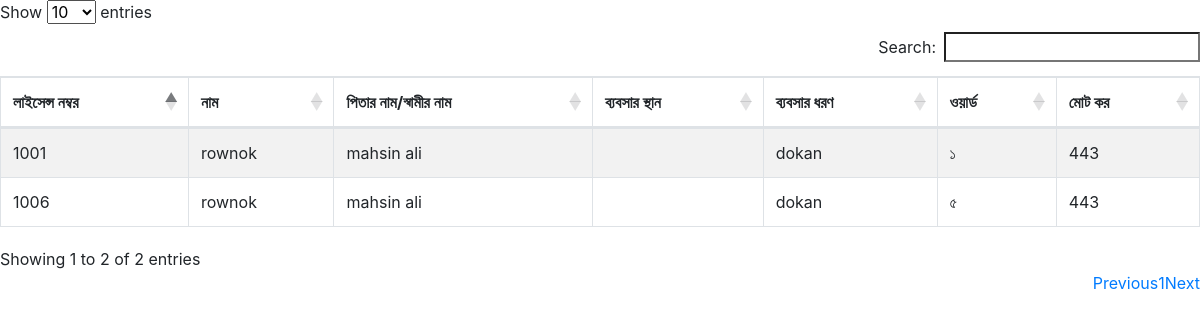
The page /banijjik.php on the database its author committed.
### tables this page shows
CREATE TABLE `tadeentry` (
  `id` int(11) NOT NULL,
  `licence_no` varchar(255) NOT NULL,
  `name` varchar(255) NOT NULL,
  `father_husband` varchar(255) NOT NULL,
  `mother_name` varchar(255) NOT NULL,
  `word` varchar(255) NOT NULL,
  `bplace` varchar(255) NOT NULL,
  `tradename` varchar(255) NOT NULL,
  `babshardhoron` varchar(255) NOT NULL,
  `kor` varchar(255) NOT NULL,
  `voterid` varchar(255) NOT NULL,
  `mobileno` varchar(255) NOT NULL,
  `upozela` varchar(255) NOT NULL,
  `zela` varchar(255) NOT NULL
);

### banijjik.php (the view, shortened to what this page needs)
<?php
    include '_dbconnect.php';
?>
<!DOCTYPE html>
<html lang="en">
<head>
    <link rel="stylesheet" href="https://cdnjs.cloudflare.com/ajax/libs/twitter-bootstrap/4.5.2/css/bootstrap.css">
    <link rel="stylesheet" href="https://cdn.datatables.net/1.10.23/css/dataTables.bootstrap4.min.css">
</head>
<body>
    <table id="example" class="table table-striped table-bordered" style="width:100%">
        <thead>
            <tr>
            <th>লাইসেন্স নম্বর</th>
            <th>নাম</th>
            <th>পিতার নাম/স্বামীর নাম</th>
            <th>ব্যবসার স্থান</th>
            <th>ব্যবসার ধরণ</th>
            <th>ওয়ার্ড</th>
            <th>মোট কর</th>
            </tr>
        </thead>
        <tbody>
            <?php
                 $query = "SELECT * FROM tadeentry  ";
                $all_data = mysqli_query($con, $query);
                while($row = mysqli_fetch_array($all_data)){
                    ?>
                        <tr>
                        <td><?= $row['licence_no'] ?></td>
              <td><?= $row['name'] ?></td>
              <td><?= $row['father_husband'] ?></td>
              <td><?= $row['messars'] ?></td>
              <td><?= $row['babshardhoron'] ?></td>
              <td><?= $row['word'] ?></td>
              <td><?= $row['kor'] ?></td>
                        </tr>
                    <?php
                }
            ?>
        </tbody>
    </table>
</body>
</html>

### rows shown on the page
tadeentry: licence_no "1001", name "rownok", father_husband "mahsin ali", babshardhoron "dokan", word "১", kor "443"
tadeentry: licence_no "1006", name "rownok", father_husband "mahsin ali", babshardhoron "dokan", word "৫", kor "443"
